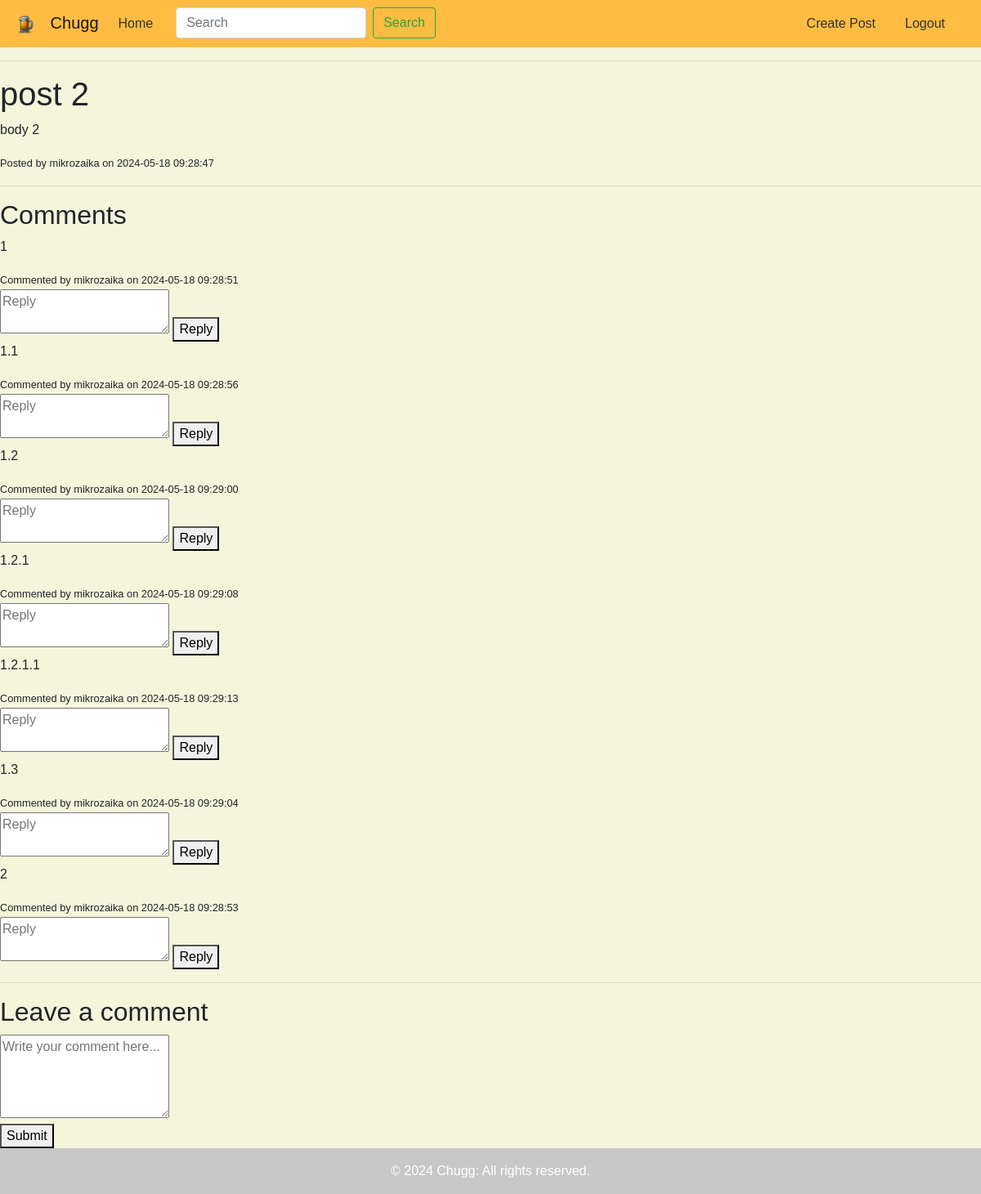
The app's page /post/2 (signed in) with its own data.
### app/models.py (models this page shows, shortened)
class Post(db.Model):
    id: sql_orm.Mapped[int] = sql_orm.mapped_column(primary_key=True)
    title: sql_orm.Mapped[str] = sql_orm.mapped_column(sql_al.String(32))
    body: sql_orm.Mapped[str] = sql_orm.mapped_column(sql_al.String(140))
    timestamp: sql_orm.Mapped[datetime] = sql_orm.mapped_column(
        index=True, default=lambda: datetime.now(timezone.utc)
    )
    user_id: sql_orm.Mapped[int] = sql_orm.mapped_column(sql_al.ForeignKey(User.id), index=True)
    author: sql_orm.Mapped[User] = sql_orm.relationship(back_populates='posts')

class User(UserMixin, db.Model):
    id: sql_orm.Mapped[int] = sql_orm.mapped_column(primary_key=True)
    username: sql_orm.Mapped[str] = sql_orm.mapped_column(sql_al.String(64), index=True, unique=True)
    first_name: sql_orm.Mapped[str] = sql_orm.mapped_column(sql_al.String(32), index=True)
    last_name: sql_orm.Mapped[str] = sql_orm.mapped_column(sql_al.String(32), index=True)
    email: sql_orm.Mapped[str] = sql_orm.mapped_column(sql_al.String(120), index=True, unique=True)
    password_hash: sql_orm.Mapped[Optional[str]] = sql_orm.mapped_column(sql_al.String(256))
    posts: sql_orm.WriteOnlyMapped['Post'] = sql_orm.relationship(back_populates='author')

class Comment(db.Model):
    id: sql_orm.Mapped[int] = sql_orm.mapped_column(primary_key=True)
    body: sql_orm.Mapped[str] = sql_orm.mapped_column(sql_al.String(1000))
    timestamp: sql_orm.Mapped[datetime] = sql_orm.mapped_column(
        index=True, default=lambda: datetime.now(timezone.utc)
    )
    user_id: sql_orm.Mapped[int] = sql_orm.mapped_column(sql_al.ForeignKey('user.id'), index=True)
    post_id: sql_orm.Mapped[int] = sql_orm.mapped_column(sql_al.ForeignKey('post.id'), index=True)
    parent_id: sql_orm.Mapped[Optional[int]] = sql_orm.mapped_column(sql_al.ForeignKey('comment.id'))
    author: sql_orm.Mapped[User] = sql_orm.relationship('User', back_populates='comments')
    post: sql_orm.Mapped[Post] = sql_orm.relationship('Post', back_populates='comments')
    parent: sql_orm.Mapped[Optional['Comment']] = sql_orm.relationship('Comment', remote_side=[id], back_populates='children', uselist=False)
    children: sql_orm.Mapped[list['Comment']] = sql_orm.relationship('Comment', back_populates='parent', uselist=True)

### app/routes.py (the view, shortened to what this page needs)
@app.route('/post/<int:post_id>', methods=['GET', 'POST'])
@login_required
def post(post_id):
    post = Post.query.get_or_404(post_id) #get the post, 404 if can't be found
    comments = Comment.query.filter_by(post_id=post_id, parent_id=None).order_by(Comment.timestamp.asc()).all() #all orphan comments
    return render_template('post.html', post=post, comments=comments)

### app/models.py (called while the page is built)
@login.user_loader
def load_user(id):
    return db.session.get(User, int(id))

### app/templates/post.html (shortened to what this page needs)
{% extends 'base.html' %}
{% block content %}
<div class="post">
    <h1>{{ post.title }}</h1>
    <p>{{ post.body }}</p>
    <small>Posted by {{ post.author.username }} on {{ post.timestamp.strftime('%Y-%m-%d %H:%M:%S') }}</small>
</div>
<hr>
<div class="comments">
    <h2>Comments</h2>
    {% macro render_comments(comments) %}
        {% for comment in comments %}
            <div class="comment">
                <p>{{ comment.body }}</p>
                <small>Commented by {{ comment.author.username }} on {{ comment.timestamp.strftime('%Y-%m-%d %H:%M:%S') }}</small>
                <form action="{{ url_for('post', post_id=post.id) }}" method="post">
                    <textarea name="comment" placeholder="Reply" rows="2"></textarea>
                    <button type="submit">Reply</button>
                </form>
                {% if comment.children and comment.children|length %}
                    <div class="nested-comments">
                        {{ render_comments(comment.children) }}
                    </div>
                {% endif %}
            </div>
        {% endfor %}
    {% endmacro %}
    {% if comments %}
        {{ render_comments(comments) }}
    {% else %}
        <p>No comments yet.</p>
    {% endif %}
</div>
<hr>
<div class="comment-form">
    <h2>Leave a comment</h2>
    <form action="{{ url_for('post', post_id=post.id) }}" method="post">
        <textarea name="comment" required="required" placeholder="Write your comment here..." rows="4"></textarea><br>
        <button type="submit">Submit</button>
    </form>
</div>
{% endblock %}

### app/static/style.css (style rules this page uses)
body { background-color: #f5f5dc; font-family: Arial, sans-serif; margin: 0; padding: 0; }

### records on screen
Post: title "post 2", body "body 2", timestamp "2024-05-18 09:28:47"
User: author.username "mikrozaika"
Comment: body "1", author.username "mikrozaika", timestamp "2024-05-18 09:28:51"
Comment: body "1.1", author.username "mikrozaika", timestamp "2024-05-18 09:28:56"
Comment: body "1.2", author.username "mikrozaika", timestamp "2024-05-18 09:29:00"
Comment: body "1.2.1", author.username "mikrozaika", timestamp "2024-05-18 09:29:08"
Comment: body "1.2.1.1", author.username "mikrozaika", timestamp "2024-05-18 09:29:13"
Comment: body "1.3", author.username "mikrozaika", timestamp "2024-05-18 09:29:04"
Comment: body "2", author.username "mikrozaika", timestamp "2024-05-18 09:28:53"
